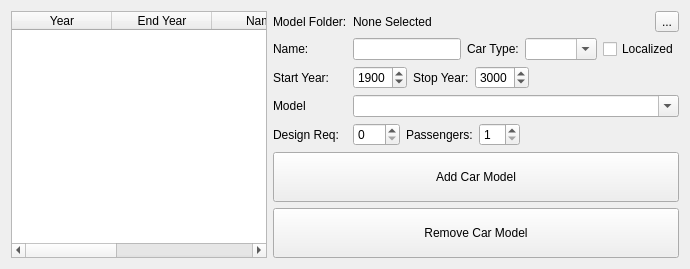
     <widget class="QWidget" name="tab_13">
      <attribute name="title">
       <string>Car Models</string>
      </attribute>
      <layout class="QGridLayout" name="gridLayout_14">
       <item row="0" column="0">
        <widget class="QTableWidget" name="Table_CarModels">
         <column>
          <property name="text">
           <string>Year</string>
          </property>
         </column>
         <column>
          <property name="text">
           <string>End Year</string>
          </property>
         </column>
         <column>
          <property name="text">
           <string>Name</string>
          </property>
         </column>
         <column>
          <property name="text">
           <string>Type</string>
          </property>
         </column>
         <column>
          <property name="text">
           <string>Model</string>
          </property>
         </column>
        </widget>
       </item>
       <item row="0" column="1">
        <layout class="QFormLayout" name="formLayout_14">
         <property name="fieldGrowthPolicy">
          <enum>QFormLayout::AllNonFixedFieldsGrow</enum>
         </property>
         <item row="1" column="0">
          <widget class="QLabel" name="label_196">
           <property name="text">
            <string>Name:</string>
           </property>
          </widget>
         </item>
         <item row="1" column="1">
          <layout class="QHBoxLayout" name="horizontalLayout_67">
           <item>
            <widget class="QLineEdit" name="lineEdit_carmodels_Name">
             <property name="sizePolicy">
              <sizepolicy hsizetype="Preferred" vsizetype="Fixed">
               <horstretch>0</horstretch>
               <verstretch>0</verstretch>
              </sizepolicy>
             </property>
            </widget>
           </item>
           <item>
            <widget class="QLabel" name="label_155">
             <property name="text">
              <string>Car Type:</string>
             </property>
            </widget>
           </item>
           <item>
            <widget class="QComboBox" name="comboBox_carmodels_type">
             <property name="sizePolicy">
              <sizepolicy hsizetype="Expanding" vsizetype="Fixed">
               <horstretch>0</horstretch>
               <verstretch>0</verstretch>
              </sizepolicy>
             </property>
             <property name="editable">
              <bool>true</bool>
             </property>
            </widget>
           </item>
           <item>
            <widget class="QCheckBox" name="checkBox_carModel_type_localize">
             <property name="text">
              <string>Localized</string>
             </property>
            </widget>
           </item>
          </layout>
         </item>
         <item row="2" column="0">
          <widget class="QLabel" name="label_197">
           <property name="text">
            <string>Start Year:</string>
           </property>
          </widget>
         </item>
         <item row="2" column="1">
          <layout class="QHBoxLayout" name="horizontalLayout_68">
           <item>
            <widget class="QSpinBox" name="spinBox_carmodel_year">
             <property name="minimum">
              <number>1800</number>
             </property>
             <property name="maximum">
              <number>9999</number>
             </property>
             <property name="value">
              <number>1900</number>
             </property>
            </widget>
           </item>
           <item>
            <widget class="QLabel" name="label_198">
             <property name="text">
              <string>Stop Year:</string>
             </property>
            </widget>
           </item>
           <item>
            <widget class="QSpinBox" name="spinBox_carmodel_endyear">
             <property name="minimum">
              <number>1800</number>
             </property>
             <property name="maximum">
              <number>9999</number>
             </property>
             <property name="value">
              <number>3000</number>
             </property>
            </widget>
           </item>
           <item>
            <spacer name="horizontalSpacer_27">
             <property name="orientation">
              <enum>Qt::Horizontal</enum>
             </property>
             <property name="sizeHint" stdset="0">
              <size>
               <width>40</width>
               <height>20</height>
              </size>
             </property>
            </spacer>
           </item>
          </layout>
         </item>
         <item row="3" column="0">
          <widget class="QLabel" name="label_199">
           <property name="text">
            <string>Model</string>
           </property>
          </widget>
         </item>
         <item row="3" column="1">
          <widget class="QComboBox" name="comboBox_carmodel_model">
           <property name="editable">
            <bool>true</bool>
           </property>
          </widget>
         </item>
         <item row="4" column="0">
          <widget class="QLabel" name="label_209">
           <property name="text">
            <string>Design Req:</string>
           </property>
          </widget>
         </item>
         <item row="4" column="1">
          <layout class="QHBoxLayout" name="horizontalLayout_71">
           <item>
            <widget class="QSpinBox" name="spinBox_carmodel_skillreq">
             <property name="maximum">
              <number>200</number>
             </property>
            </widget>
           </item>
           <item>
            <widget class="QLabel" name="label_210">
             <property name="text">
              <string>Passengers:</string>
             </property>
            </widget>
           </item>
           <item>
            <widget class="QSpinBox" name="spinBox_carmodel_passengers">
             <property name="minimum">
              <number>1</number>
             </property>
            </widget>
           </item>
           <item>
            <spacer name="horizontalSpacer_28">
             <property name="orientation">
              <enum>Qt::Horizontal</enum>
             </property>
             <property name="sizeHint" stdset="0">
              <size>
               <width>40</width>
               <height>20</height>
              </size>
             </property>
            </spacer>
           </item>
          </layout>
         </item>
         <item row="5" column="0" colspan="2">
          <widget class="QPushButton" name="button_carmodel_add">
           <property name="minimumSize">
            <size>
             <width>0</width>
             <height>50</height>
            </size>
           </property>
           <property name="text">
            <string>Add Car Model</string>
           </property>
          </widget>
         </item>
         <item row="6" column="0" colspan="2">
          <widget class="QPushButton" name="button_carmodel_remove">
           <property name="minimumSize">
            <size>
             <width>0</width>
             <height>50</height>
            </size>
           </property>
           <property name="text">
            <string>Remove Car Model</string>
           </property>
          </widget>
         </item>
         <item row="0" column="0">
          <widget class="QLabel" name="label_204">
           <property name="text">
            <string>Model Folder:</string>
           </property>
          </widget>
         </item>
         <item row="0" column="1">
          <layout class="QHBoxLayout" name="horizontalLayout_74">
           <item>
            <widget class="QLabel" name="label_carmodel_folder_models">
             <property name="text">
              <string>None Selected</string>
             </property>
            </widget>
           </item>
           <item>
            <widget class="QToolButton" name="button_select_carmodel_folder">
             <property name="text">
              <string>...</string>
             </property>
            </widget>
           </item>
          </layout>
         </item>
        </layout>
       </item>
      </layout>
     </widget>
